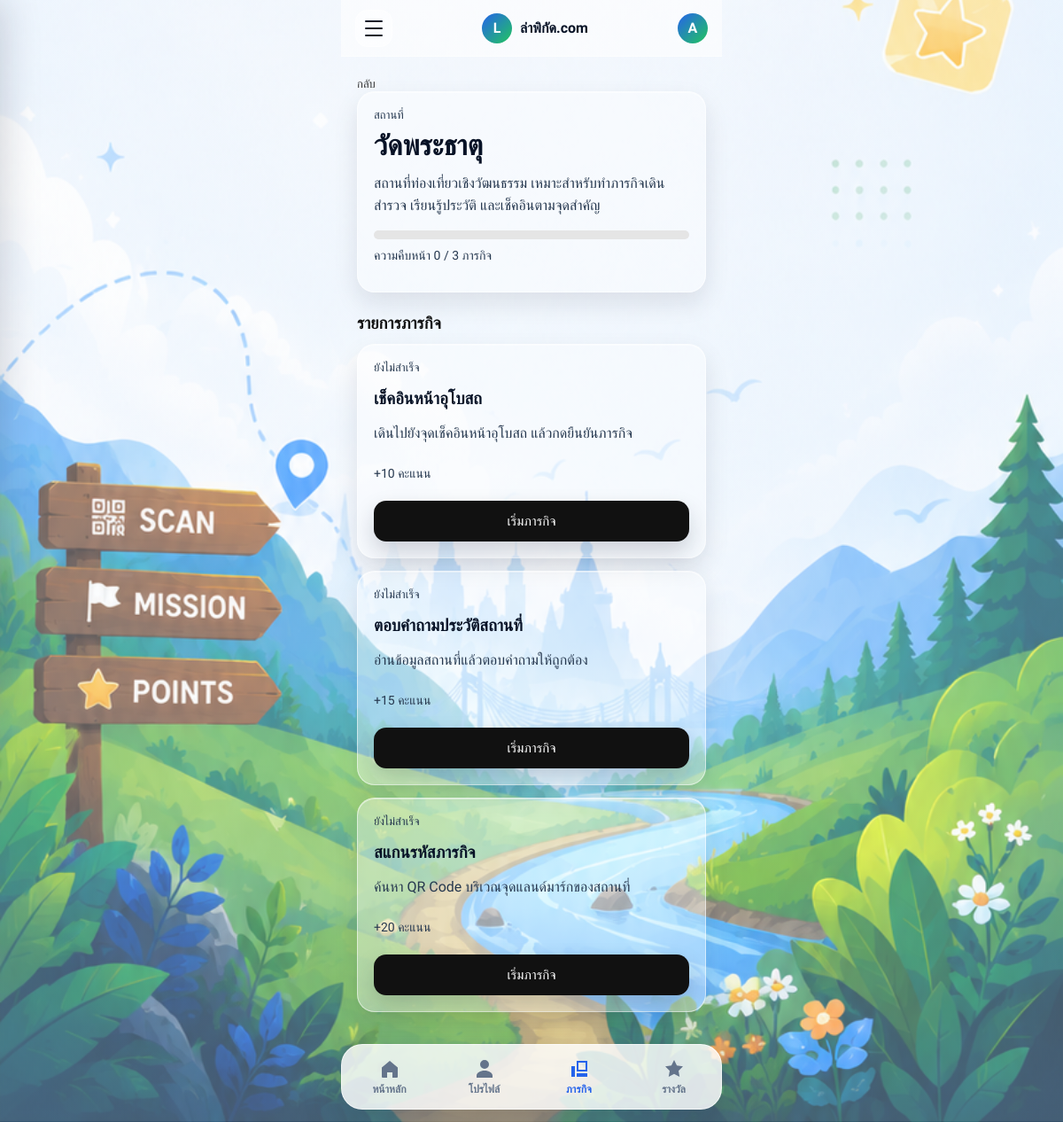
Screenshot of /place.php (signed in) with the database file from the repository.
### tables this page shows
CREATE TABLE places (
  id INT AUTO_INCREMENT PRIMARY KEY,
  name VARCHAR(150) NOT NULL,
  description TEXT,
  location_text VARCHAR(255),
  created_at TIMESTAMP DEFAULT CURRENT_TIMESTAMP
);

CREATE TABLE quests (
  id INT AUTO_INCREMENT PRIMARY KEY,
  place_id INT NOT NULL,
  title VARCHAR(180) NOT NULL,
  description TEXT,
  quest_type VARCHAR(50) NOT NULL,
  reward_points INT NOT NULL DEFAULT 10,
  target_code VARCHAR(100) NOT NULL,
  created_at TIMESTAMP DEFAULT CURRENT_TIMESTAMP,
  FOREIGN KEY (place_id) REFERENCES places(id) ON DELETE CASCADE
);

### www/_bootstrap.php (called while the page is built, shortened)
<?php
function e($text) {
    return htmlspecialchars((string)$text, ENT_QUOTES, 'UTF-8');
}
?>

### www/place.php (the view, shortened to what this page needs)
<?php
require_once "_auth.php";
$placeId = intval($_GET["id"] ?? 1);
$userId = intval($_SESSION["user_id"]);
$stmt = $conn->prepare("SELECT * FROM places WHERE id=?");
$stmt->bind_param("i", $placeId);
$stmt->execute();
$place = $stmt->get_result()->fetch_assoc();
$stmt = $conn->prepare("
    SELECT q.*,
    CASE WHEN uq.id IS NULL THEN 0 ELSE 1 END AS done
    FROM quests q
    LEFT JOIN user_quests uq ON uq.quest_id=q.id AND uq.user_id=?
    WHERE q.place_id=?
    ORDER BY q.id
");
$stmt->bind_param("ii", $userId, $placeId);
$stmt->execute();
$quests = $stmt->get_result();
$total = 0;
$done = 0;
$questRows = [];
while ($row = $quests->fetch_assoc()) {
    $questRows[] = $row;
    $total++;
}
$percent = $total > 0 ? round(($done / $total) * 100) : 0;
?>
<!DOCTYPE html>
<html lang="th">
<head>
  <link rel="stylesheet" href="css/style.css">
  <link rel="stylesheet" href="css/modern.css">
</head>
<body>
  <main class="app">
    <?php include "includes/topbar.php"; ?>
    <a class="back" href="places.php">กลับ</a>
    <section class="panel">
      <p class="eyebrow">สถานที่</p>
      <h1><?= e($place["name"]) ?></h1>
      <p class="muted"><?= e($place["description"]) ?></p>
      <div class="progress"><div style="width: <?= e($percent) ?>%"></div></div>
      <p class="meta">ความคืบหน้า <?= e($done) ?> / <?= e($total) ?> ภารกิจ</p>
    </section>
    <h3 class="section-title">รายการภารกิจ</h3>
    <?php foreach ($questRows as $quest): ?>
      <section class="panel quest-card">
        <p class="eyebrow"><?= $quest["done"] ? "สำเร็จแล้ว" : "ยังไม่สำเร็จ" ?></p>
        <h3><?= e($quest["title"]) ?></h3>
        <p class="muted"><?= e($quest["description"]) ?></p>
        <p class="meta">+<?= e($quest["reward_points"]) ?> คะแนน</p>
        <a class="btn <?= $quest["done"] ? "ghost" : "" ?>" href="quest.php?id=<?= e($quest["id"]) ?>">
          <?= $quest["done"] ? "ดูภารกิจ" : "เริ่มภารกิจ" ?>
        </a>
      </section>
    <?php endforeach; ?>
  </main>
</body>
</html>

### www/css/style.css (style rules this page uses)
* { box-sizing: border-box; }
body { margin: 0; background: #ececec; color: #111; font-family: 'Kanit', Arial, sans-serif; }
.app { width: 100%; max-width: 430px; min-height: 100vh; margin: 0 auto; padding: 18px; background: transparent; }
.nav-links a, .back { color: #333; font-size: 13px; text-decoration: none; }
.panel { background: #fff; border: 1px solid #e4e4e4; border-radius: 20px; padding: 18px; margin-bottom: 14px; }
h1, h2, h3, p { margin-top: 0; }
h1 { font-size: 32px; line-height: 1.15; margin-bottom: 12px; }
h3 { margin-bottom: 8px; }
.muted { color: #666; line-height: 1.55; }
.eyebrow { color: #666; font-size: 13px; margin-bottom: 8px; }
.meta { color: #444; font-size: 14px; }
.btn { display: block; width: 100%; padding: 14px 16px; border: 0; border-radius: 14px; background: #111; color: #fff; font-size: 15px; text-align: center; text-decoration: none; cursor: pointer; }
.section-title { margin-top: 24px; margin-bottom: 12px; }
.place-card, .quest-card, .reward-card { display: grid; gap: 8px; }
.progress { height: 10px; margin: 16px 0 10px; overflow: hidden; border-radius: 999px; background: #e5e5e5; }
@media (min-width: 700px) { .app { margin-top: 20px; margin-bottom: 20px; min-height: calc(100vh - 40px); border-radius: 28px; } }
.place-card .btn, .quest-card .btn, .reward-card .btn { width: 100%; max-width: 100%; }
.panel { overflow-wrap: anywhere; }
button, input, a { font-family: inherit; }

### www/css/modern.css (style rules this page uses)
:root { --primary:#2563eb; --success:#22c55e; --warning:#f59e0b; --bg:#f8fafc; --card:#ffffff; --text:#111827; --muted:#64748b; }
body { background:var(--bg); }
.panel { border:none; box-shadow: 0 4px 20px rgba(0,0,0,.05); border-radius:20px; }
html, body { min-height: 100%; background: linear-gradient( rgba(245, 250, 255, 0.28), rgba(245, 250, 255, 0.28) ), url("../assets/images/lapikadbg.png") !important; background-size: cover !important; background-position: center bottom !important; background-repeat: no-repeat !important; }
body { margin: 0; }
.app { max-width: 430px; min-height: 100vh; margin: 0 auto; background: transparent !important; }
.panel, .card, .reward-card, .place-card, .quest-card, .modern-place-card, .quick-card, .dashboard-hero, .stat, .login-box, .result-card, .qr-display, .reward-box, .admin-item, section.panel { background: rgba(255, 255, 255, 0.36) !important; backdrop-filter: none !important; -webkit-backdrop-filter: none !important; border: 1px solid rgba(255, 255, 255, 0.55) !important; box-shadow: 0 12px 28px rgba(15, 23, 42, 0.10), inset 0 1px 0 rgba(255, 255, 255, 0.45) !important; }
.btn, .hero-btn, .place-btn { border: none !important; box-shadow: 0 12px 26px rgba(15, 23, 42, 0.18) !important; }
.panel h1, .panel h2, .panel h3, .card h1, .card h2, .card h3, .reward-card h1, .reward-card h2, .reward-card h3, .modern-place-card h3, .dashboard-hero h1, .quick-card strong { color: #071226 !important; }
.panel p, .card p, .reward-card p, .muted, .meta, .dashboard-hero p, .quick-card p, .place-content p { color: #26384f !important; }
.app { padding-bottom: 110px !important; }

### rows the page displays
places: name "วัดพระธาตุ", description "สถานที่ท่องเที่ยวเชิงวัฒนธรรม เหมาะสำหรับทำภารกิจเดินสำรวจ เรียนรู้ประวัติ และเช็คอินตามจุดสำคัญ"
quests: title "เช็คอินหน้าอุโบสถ", description "เดินไปยังจุดเช็คอินหน้าอุโบสถ แล้วกดยืนยันภารกิจ", reward_points "10"
quests: title "ตอบคำถามประวัติสถานที่", description "อ่านข้อมูลสถานที่แล้วตอบคำถามให้ถูกต้อง", reward_points "15"
quests: title "สแกนรหัสภารกิจ", description "ค้นหา QR Code บริเวณจุดแลนด์มาร์กของสถานที่", reward_points "20"

### other values shown
mb_substr($userName, 0, 1, "UTF-8") "A"
$done "0"
$total "3"
